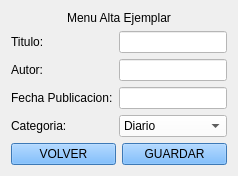
    <widget class="QWidget" name="page_alta_ejemplar">
     <layout class="QHBoxLayout" name="horizontalLayout_5">
      <item>
       <layout class="QGridLayout" name="gridLayout_27">
        <item row="0" column="0">
         <widget class="QLabel" name="label_24">
          <property name="styleSheet">
           <string notr="true">font: 36pt &quot;Segoe UI&quot;;</string>
          </property>
          <property name="text">
           <string>Menu Alta Ejemplar</string>
          </property>
          <property name="alignment">
           <set>Qt::AlignCenter</set>
          </property>
         </widget>
        </item>
        <item row="1" column="0">
         <layout class="QGridLayout" name="gridLayout_26">
          <item row="0" column="0" colspan="2">
           <layout class="QGridLayout" name="gridLayout_25">
            <item row="0" column="0">
             <widget class="QLabel" name="label_25">
              <property name="text">
               <string>Titulo:</string>
              </property>
             </widget>
            </item>
            <item row="0" column="1">
             <widget class="QLineEdit" name="le_titulo_ejemplar">
              <property name="styleSheet">
               <string notr="true">background-color: rgb(255, 255, 255);</string>
              </property>
             </widget>
            </item>
            <item row="1" column="0">
             <widget class="QLabel" name="label_26">
              <property name="text">
               <string>Autor:</string>
              </property>
             </widget>
            </item>
            <item row="1" column="1">
             <widget class="QLineEdit" name="le_autor_ejemplar">
              <property name="styleSheet">
               <string notr="true">background-color: rgb(255, 255, 255);</string>
              </property>
             </widget>
            </item>
            <item row="2" column="0">
             <widget class="QLabel" name="label_27">
              <property name="text">
               <string>Fecha Publicacion:</string>
              </property>
             </widget>
            </item>
            <item row="2" column="1">
             <widget class="QLineEdit" name="le_fecha_publicacion_ejemplar">
              <property name="styleSheet">
               <string notr="true">background-color: rgb(255, 255, 255);</string>
              </property>
             </widget>
            </item>
            <item row="3" column="0">
             <widget class="QLabel" name="label_28">
              <property name="text">
               <string>Categoria:</string>
              </property>
             </widget>
            </item>
            <item row="3" column="1">
             <widget class="QComboBox" name="cb_categoria">
              <property name="styleSheet">
               <string notr="true">background-color: rgb(255, 255, 255);</string>
              </property>
              <item>
               <property name="text">
                <string>Diario</string>
               </property>
              </item>
              <item>
               <property name="text">
                <string>Revista</string>
               </property>
              </item>
              <item>
               <property name="text">
                <string>Libro</string>
               </property>
              </item>
             </widget>
            </item>
           </layout>
          </item>
          <item row="1" column="0">
           <widget class="QPushButton" name="bt_volver_menu_alta_ejemplar">
            <property name="styleSheet">
             <string notr="true">background-color: rgb(85, 170, 255);</string>
            </property>
            <property name="text">
             <string>VOLVER</string>
            </property>
           </widget>
          </item>
          <item row="1" column="1">
           <widget class="QPushButton" name="bt_guardar_ejemplar">
            <property name="styleSheet">
             <string notr="true">background-color: rgb(85, 170, 255);</string>
            </property>
            <property name="text">
             <string>GUARDAR</string>
            </property>
           </widget>
          </item>
         </layout>
        </item>
       </layout>
      </item>
     </layout>
    </widget>
